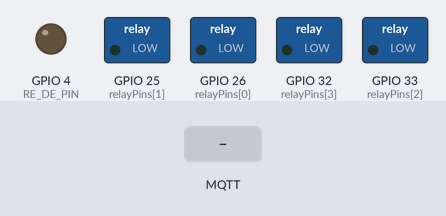
The sketch below on a simulated ESP32. Parts: switched loads named in the sketch (green lamp = pin HIGH), output pins drawn as LEDs (lit = HIGH). The test bench sets the inputs (shaded band). WiFi joins after 1.5 s; servers stay silent unless stated; no MQTT or app messages arrive unless stated; what the sketch prints to the serial monitor is not drawn.

Above: at 2.7 s.
2.8 s: MQTT message "ON" arrives on the first subscribed topic
At 3.6 s:
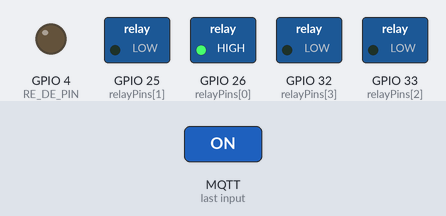
4.3 s: MQTT message "ON" arrives on the second subscribed topic
At 4.8 s:
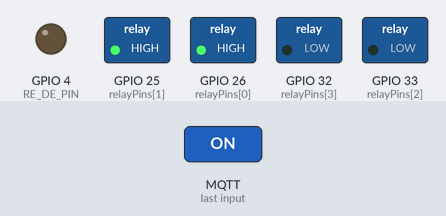
Timing chart, 0 to 7.3 s (numbered marks = the images above; inputs shaded):
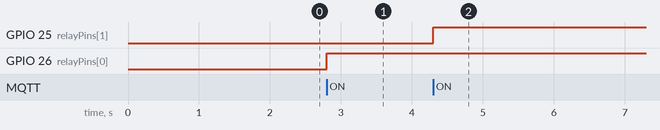

Measured:
- after the input at 2.8 s, GPIO 26 (relayPins[0]): LOW → HIGH at once
- after the input at 4.3 s, GPIO 25 (relayPins[1]): LOW → HIGH at once

The sketch:

5_2_2569.ino
```cpp
#include <WiFi.h>
#include <PubSubClient.h>
#include <ModbusMaster.h>
#include <ArduinoJson.h>

// --- 1. ตั้งค่าการเชื่อมต่อ ---
const char* ssid = "TP-Link_E25A";
const char* password = "93495622";
const char* mqtt_server = "192.168.1.104"; // แก้ไขเป็น IP ของเครื่องคอมพิวเตอร์ที่รัน Broker (เดิม: 119.59.99.233)
const char* mqtt_user = "aiotchlorella";
const char* mqtt_pass = "P@$$w0rd2025";
const char* mqtt_topic_pub = "weather/station/data";

// --- 2. การตั้งค่าขา Pin และ Topics ---
const int relayPins[] = {26, 25, 33, 32};
const char* relayTopics[] = {
  "/station1/pump/status/control",  // G26 (Pump)
  "/station1/light/status/control", // G25 (Light)
  "/station1/fan/status/control",   // G33 (Fan)
  "/station1/batch/control"         // G32 (Batch control)
};

#define RXD2 16
#define TXD2 17
#define RE_DE_PIN 4

WiFiClient espClient;
PubSubClient client(espClient);
ModbusMaster node;

// ฟังก์ชันควบคุมทิศทาง RS485
void preTransmission() { digitalWrite(RE_DE_PIN, 1); delay(1); }
void postTransmission() { delay(1); digitalWrite(RE_DE_PIN, 0); }

// --- ฟังก์ชันรับคำสั่งและส่งสถานะยืนยันกลับ (Feedback Loop) ---
void callback(char* topic, byte* payload, unsigned int length) {
  String message = "";
  for (int i = 0; i < length; i++) { message += (char)payload[i]; }
  String topicStr = String(topic);

  for (int i = 0; i < 4; i++) {
    if (topicStr == relayTopics[i]) {
      // ในระบบ Cloud จะรับค่าเป็น ON / OFF หรือ 1 / 0
      if (message == "ON" || message == "1") {
        digitalWrite(relayPins[i], HIGH);
        // แปลง /control เป็น /response เพื่ออัปเดตสถานะกลับหน้าเว็บ
        String responseTopic = topicStr;
        responseTopic.replace("/control", "/response");
        client.publish(responseTopic.c_str(), "ON", true);
      } else {
        digitalWrite(relayPins[i], LOW);
        String responseTopic = topicStr;
        responseTopic.replace("/control", "/response");
        client.publish(responseTopic.c_str(), "OFF", true);
      }
      Serial.printf("Topic %s -> Relay Pin %d (%s) (Confirmed)\n", topicStr.c_str(), relayPins[i], message.c_str());
    }
  }
}

void setup_wifi() {
  Serial.print("Connecting to WiFi...");
  WiFi.begin(ssid, password);
  while (WiFi.status() != WL_CONNECTED) { delay(500); Serial.print("."); }
  Serial.println("\nWiFi Connected");
}

void reconnect() {
  while (!client.connected()) {
    // ระบุ ClientID, Username และ Password สำหรับ Cloud Broker
    if (client.connect("ESP32WeatherStation", mqtt_user, mqtt_pass)) {
      for (int i = 0; i < 4; i++) client.subscribe(relayTopics[i]);
      Serial.println("MQTT Connected & Subscribed to Cloud Broker");
    } else {
      Serial.print("Failed, rc="); Serial.print(client.state());
      delay(5000);
    }
  }
}

void setup() {
  Serial.begin(115200);

  // ตั้งค่า Relay
  for (int i = 0; i < 4; i++) {
    pinMode(relayPins[i], OUTPUT);
    digitalWrite(relayPins[i], LOW);
  }

  // ตั้งค่า RE/DE สำหรับ RS485
  pinMode(RE_DE_PIN, OUTPUT);
  digitalWrite(RE_DE_PIN, 0);

  // เริ่มต้น Modbus
  Serial2.begin(9600, SERIAL_8N1, RXD2, TXD2);
  node.begin(1, Serial2);
  node.preTransmission(preTransmission);
  node.postTransmission(postTransmission);

  setup_wifi();
  client.setServer(mqtt_server, 1883);
  client.setCallback(callback);
  client.setBufferSize(512); // รองรับ JSON ขนาดใหญ่
}

void loop() {
  if (!client.connected()) reconnect();
  client.loop();

  static unsigned long lastSend = 0;
  if (millis() - lastSend >= 5000) {
    lastSend = millis();

    uint16_t id_val = 0;
    // 1. อ่าน ID อุปกรณ์ (Reg 2000)
    if (node.readHoldingRegisters(2000, 1) == node.ku8MBSuccess) {
      id_val = node.getResponseBuffer(0);
    }

    delay(50); // พักช่วงเล็กน้อยกัน Modbus ชนกัน

    // 2. อ่านค่า Humidity, Temp, Pressure (Reg 500-505)
    uint8_t result = node.readHoldingRegisters(500, 6);

    if (result == node.ku8MBSuccess) {
      StaticJsonDocument<512> doc;
      doc["sensor_id"]   = "Sensor_" + String(id_val);
      doc["humidity"]    = node.getResponseBuffer(0) / 10.0;
      doc["temperature"] = (int16_t)node.getResponseBuffer(1) / 10.0;
      doc["pressure"]    = node.getResponseBuffer(5) / 10.0;
      doc["timestamp"]   = millis();

      char buffer[512];
      serializeJson(doc, buffer);
      client.publish(mqtt_topic_pub, buffer);
      Serial.println("Data Published: " + String(buffer));
    } else {
      Serial.print("Modbus Read Error: "); Serial.println(result, HEX);
    }
  }
}
```
